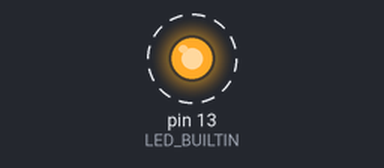
Simulated run of this sketch. Board: Arduino Uno, built with avr-gcc and run on an emulated ATmega328P. Parts: output pins drawn as LEDs (lit = HIGH). Dashed ring = blinking. What the sketch prints to the serial monitor is not drawn.

Above: at 0.5 s.
Timing chart, 0 to 4.6 s (numbered marks = the images above):
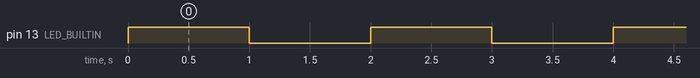

Measured:
- by itself, pin 13 (LED_BUILTIN): alternates HIGH for 1.0 s and LOW for 1.0 s

The sketch:

main.ino
```cpp
void setup()
{
    Serial.begin(115200);
    // initialize digital pin LED_BUILTIN as an output.
    pinMode(LED_BUILTIN, OUTPUT);
    Serial.write("Hello World!");
}

// the loop function runs over and over again forever
void loop()
{
    Serial.write("Hello World!\n");
    digitalWrite(LED_BUILTIN, HIGH); // turn the LED on (HIGH is the voltage level)
    delay(1000);                     // wait for a second
    digitalWrite(LED_BUILTIN, LOW);  // turn the LED off by making the voltage LOW
    delay(1000);                     // wait for a second
}
```
